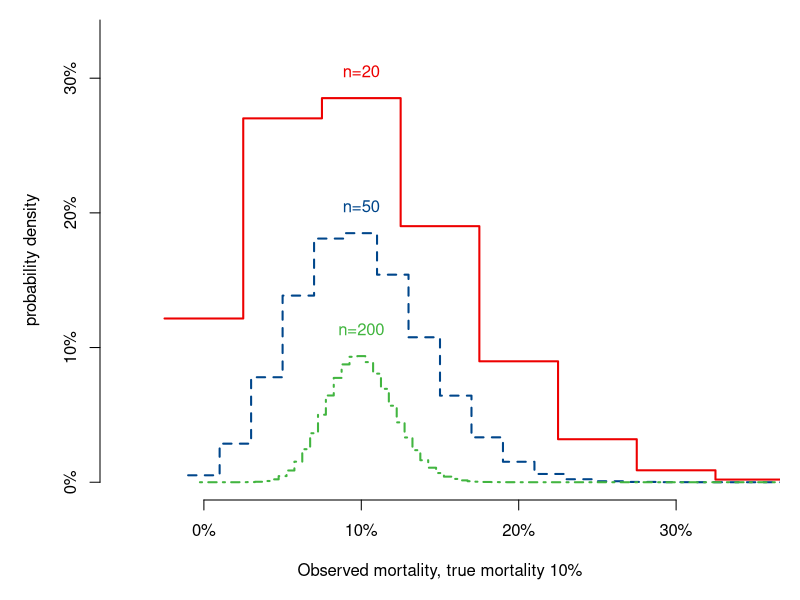
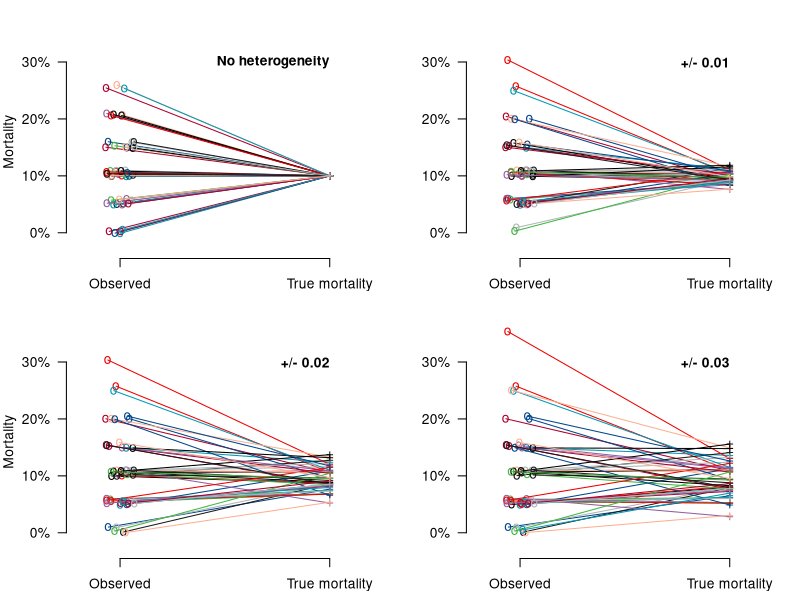
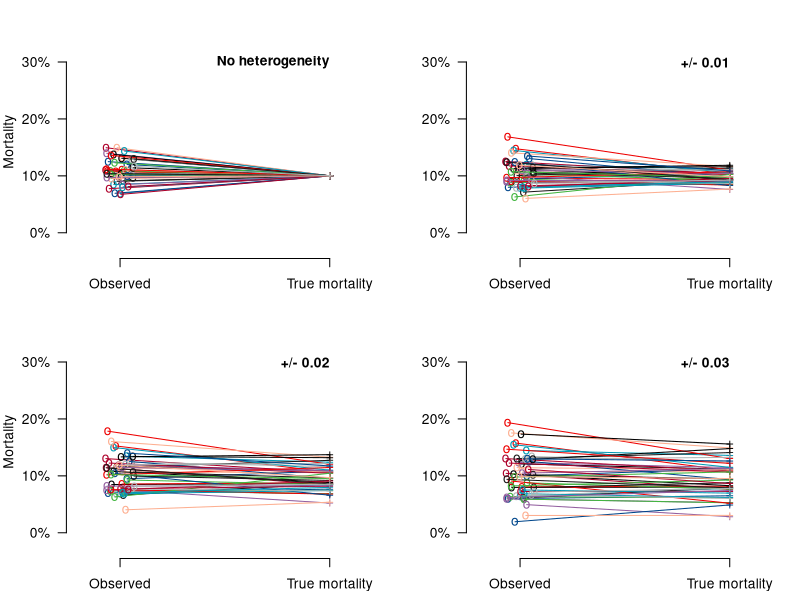

Here is the R script that generated these plots, in order:
## ---- chunk 1
knitr::opts_knit$set(
  echo = TRUE,
  root.dir = here::here()
)
# Have only one set-up chunck at the beginning,
# And before chapter run rm(list = ls())
# Also set fig path per chapter

knitr::opts_chunk$set(
  fig.path = "fig/"
)

library(rms)

mycolors <- c(
  "black" = 1,
  "Red" = "#ED0000",
  "CongressBlue" = "#00468B",
  "Apple" = "#42B540",
  "BondiBlue" = "#0099B4",
  "TrendyPink" = "#925E9F",
  "Carmine" = "#AD002A",
  "CodGray" = "#1B1919",
  "MonaLisa" = "#FDAF91",
  "Edward" = "#ADB6B6"
)
## ---- chunk 2
# Surg mortality; 10%
par(mfrow = c(1,1), mar=c(5,5,1,1))
for (mort in c(.1)) { ##,0.05,0.02,.01)) { # 4 mortalities or only 1
plot(x=seq(from=-.025,to=.975,by=.05), dbinom(x=0:20,20,mort), axes=F,  type = "s", lwd=2,
    xlim=c(-.05,.35), ylim=c(0,.33), col=mycolors[2],
    xlab=paste('Observed mortality, true mortality ',round(100*mort,0),"%",sep=""), ylab='probability density') 
axis(side=1, at=c(0,.1,.2,.3),labels=c("0%","10%","20%","30%"))
axis(side=2,at=c(0,0.1,.2,.3,.4,.5,.6,.7),labels=c("0%","10%","20%","30%","40%","50%","60%","70%"))
text(x=mort,y=.02+ dbinom(x=max(round(mort*20),0),20,mort),labels=paste("n=20"), col=mycolors[2])
                    
for (i in c(50,200)) {  # add more sample sizes
lines(x=seq(from=0-(0.5*1/i),to=1-(0.5*1/i),by=1/i), dbinom(x=0:i,i,mort),  
    type = "s", lty=ifelse(i==50,2,4), lwd=2, col=mycolors[ifelse(i==50,3,4)])   
text(x=mort,y=.02+dbinom(x=max(round(mort*i),0),i,mort),labels=paste("n=",i, sep=""), col=mycolors[ifelse(i==50,3,4)]) 
} # end loop n=50,200
} # end loop mort
## End Fig 5.2 ##

## ---- chunk 3
## function for Fig 5.3 and Fig 5.4: Noise vs Heterogeneity
illustrate_noise_heterogeneity <- function(n=20, mort=0.1, tau = c(0,.01,.02,.03)) 
  { 
par(mfrow = c(2,2), pty='m', mar=c(2.5,4,1.5,1))
# Make data set with 100 centers, each 20 patients, 10% mortality, variability sd 0 to 0.03
seedn <- 102
set.seed(seedn)
ncenter <- 50
nsubjects <- n # n can be changed
# simple SD used on probability scale, can be improved upon
for (sdtau in tau) { # set for tau can be changed
truemort  <- rnorm(n=ncenter,mean=mort,sd=sdtau) # mort can be changed
mortmat <- as.matrix(cbind(1:ncenter, sapply(truemort,FUN=function(x)rbinom(n=1,nsubjects,x))/nsubjects,truemort))

# Start plotting
plot(x=0, y=0, pch='', xlim=c(-.2,1.2), ylim=c(-.03,.35),axes=F, xlab="", ylab=ifelse(sdtau==0 | sdtau==.02, 'Mortality', ""))
axis(side=2,at=c(0,.1,.2,.3),labels=c("0%","10%","20%","30%"), las=1)
axis(side=1,at=c(0,1),labels=c("Observed","True mortality"))
text(x=1, y=.3, ifelse(sdtau==0,"No heterogeneity", 
        ifelse(sdtau!=0, paste("+/-", sdtau))), cex=1, adj=1, font=2)
for (i in (1:ncenter)) {
 set.seed(i+seedn)
 lines(x=c(0+runif(1,min=-.07,max=.07),1), 
       y=c(mortmat[i,2]+runif(1,min=-.001,max=.01), mortmat[i,3]), col=mycolors[rep(1:10,10)[i]])
 set.seed(i+seedn)
 points(x=c(0+runif(1,min=-.07,max=.07),1), 
        y=c(mortmat[i,2]+runif(1,min=-.001,max=.01), mortmat[i,3]), pch=c("o", "+"),col=mycolors[rep(1:10,10)[i]]) } }
} # end function that illustrates the impact of noise (determined by n) vs heterogeneity (determined by sdtau)
## ---- chunk 4
illustrate_noise_heterogeneity(n=20, mort=0.1, tau = c(0,.01,.02,.03)) 
## ---- chunk 5
illustrate_noise_heterogeneity(n=200, mort=0.1, tau = c(0,.01,.02,.03)) 
